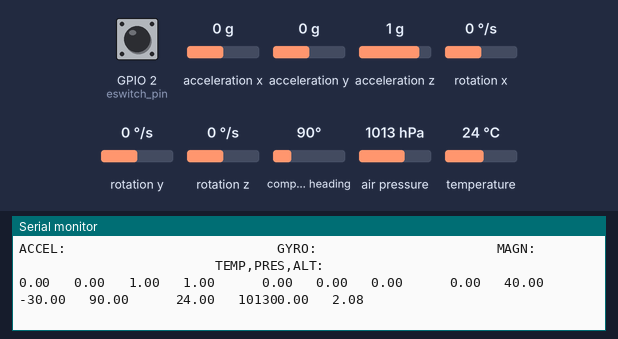
The sketch below on a simulated ESP32. Shown: the last lines printed to the serial monitor. Inputs (shaded band) come from the test bench; at power-on: acceleration x 0 g, GPIO 2 (eswitch_pin) LOW, acceleration y 0 g, acceleration z 1 g, rotation x 0 °/s, rotation y 0 °/s, rotation z 0 °/s, compass heading 90°, air pressure 1013 hPa, temperature 24 °C. Storage starts empty.

Above: at 1.2 s.
1.3 s: acceleration x set to -1.4 g
At 2.1 s:
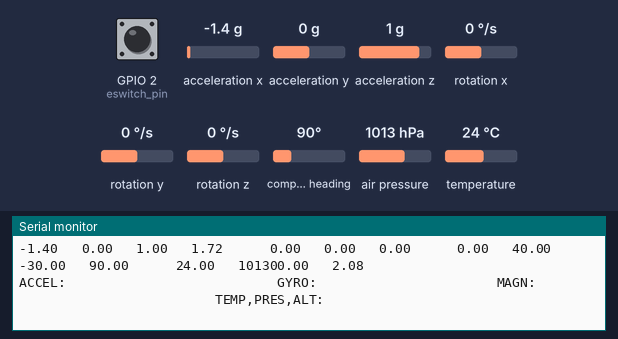
2.8 s: GPIO 2 (eswitch_pin) pulled HIGH for 1 s
6.8 s: acceleration y set to -1.4 g
At 6.93 s:
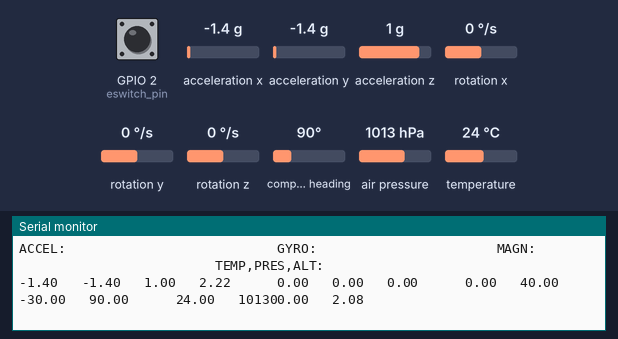
8.3 s: GPIO 2 (eswitch_pin) pulled HIGH for 0.15 s
11.4 s: acceleration z set to -1.4 g
At 11.45 s:
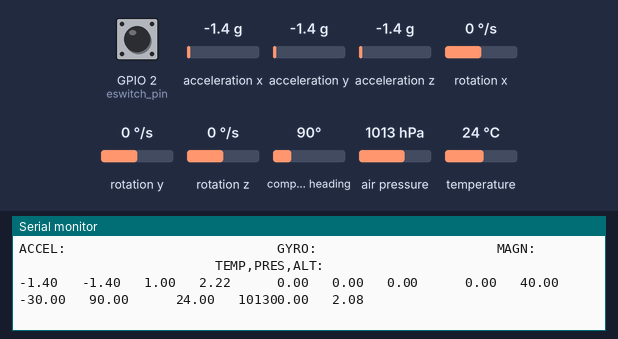
12.9 s: rotation x set to -192 °/s
At 12.91 s:
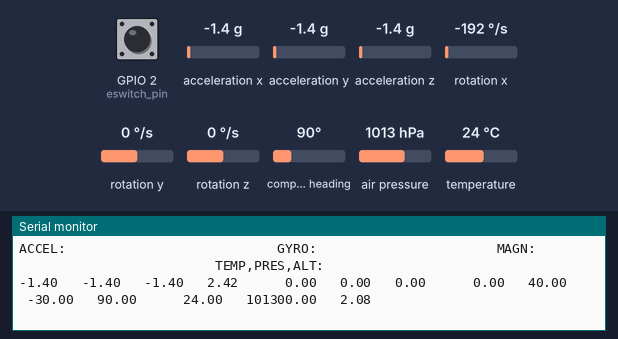
Timing chart, 0 to 15.4 s (numbered marks = the images above; inputs shaded):
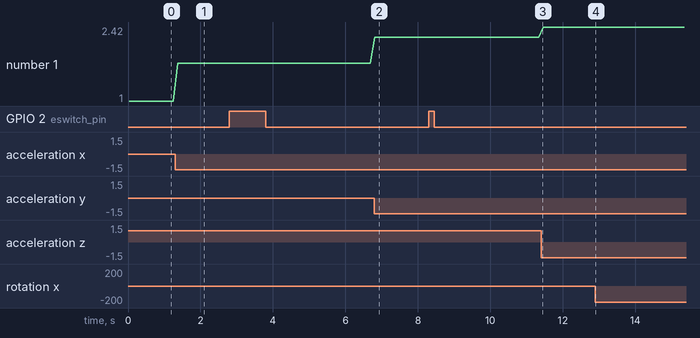

Measured:
- after the input at 1.3 s, the serial monitor: prints a new line after 0.07 s (image 1)
- after the input at 6.8 s, the serial monitor: prints a new line at once (image 2)
- plotted number 1: 1 → 1.72 after the input at 1.3 s, 1.72 → 2.22 after the input at 6.8 s, 2.22 → 2.42 after the input at 11.4 s

The sketch:

URSA_MINOR_v1.1.ino
```cpp
/*
  URSA_MINOR_v1.1
  Developed using Arduino IDE 2.2.1
  Library Versions:
    SD 1.2.4
    Adafruit BMP280 Library 2.6.8
    Adafruit BusIO 1.14.5
    Adafruit Unified Sensor 1.1.14
    MPU9250_asukiaaa 1.5.13
    TinyGPSPlus 1.0.3
*/

// --> libraries
#include <SD.h>
#include <SPI.h>
#include <Wire.h>
#include <MPU9250_asukiaaa.h>
#include <Adafruit_BMP280.h>
#include <TinyGPSPlus.h>
#include <SoftwareSerial.h>
// NOTE: "Adafruit Unified Sensor" and "Adafruit BusIO" libraries have to be installed into the IDE for this to be used
// GY-91 LIBRARIES TUTORIAL: https://electropeak.com/learn/interfacing-gy-91-9-axis-mpu9250-bmp280-module-with-arduino/

// --> defines & constants
const int eswitch_pin = 2;
const int microSD_MISO = 50;  // 12 for Nano, 50 for Mega
const int microSD_MOSI = 51;  // 11 for Nano, 51 for Mega
const int microSD_SCK = 52;   // 13 for Nano, 52 for Mega
const int microSD_CS = 53;    // 10 for Nano, 53 for Mega
const int gy91_SCL = A5;
const int gy91_SDA = A4;
static const int RXPin = 4, TXPin = 3;
static const uint32_t GPSBaud = 38400;

// --> global variables
// GENERAL
bool STATUS_INIT = true;
// EG-1218 E-Switch
int eswitch_last_status = false;  // status of E-Switch right before most recent function call
int status;
// MicroSD Card Module
File datalog;
File datalog_entry;
File directory;
String datalog_filename = String("ursalogX.csv");  // NOTE: For whatever reason, there is a 12-character limit to the string one can use as an argument to File open()
String filename;
int datalog_count;
unsigned long time_start;   // millis() of when stopwatch started
unsigned long time_record;  // millis() of time in stopwatch we want to observe
// For stopwatch: we observe time via time = time_record - time_start
// GY-91 Module
Adafruit_BMP280 BMPsensor; // I2C
MPU9250_asukiaaa MPUsensor;
float aX, aY, aZ, aSqrt, gX, gY, gZ, mDirection, mX, mY, mZ, temp, pres, alt;
//BN-880 GPS Module
TinyGPSPlus gps;
SoftwareSerial ss(RXPin, TXPin);

// --> user-defined function prototypes

// EG-1218 E-Switch
bool ACT_eswitch();
/*
  BELONGS TO: setup()
  PURPOSE: Sets pinmode for e-switch pin to INPUT (to activate it)
  NOTE: Serial.begin also needs to be declared in setup() for this to work
*/
bool eswitch();
/*
  BELONGS TO: loop()
  PURPOSE: Collects input from EG1218 e-switch, returns 0 (deactivate data collection)
    or 1 (activate data collection).
*/

// MicroSD Card Module
bool ACT_microSD();
/*
  BELONGS TO: setup()
  PURPOSE: Sets pinmodes for microSD, shows indicator that it works
  NOTE: For this to work, MicroSD card must be formatted to FAT16 or FAT32, with 1024 bytes of allocation unit size
*/
void CHECK_microSD();
/*
  BELONGS TO: loop()
  PURPOSE: A repeatedly-run function that helps determine course of action of microSD module, given the ON or OFF states of the e-switch
  If: eswitch is set to ON, for the first time - then create a new .csv file for data collection
    Create file named "ursa_minor_logX.csv",where "X" in logX is
      n+1, where n = number of files in the microSD
    Run stopwatch (set value for time_start)
    Call function microSD(datalog_filename)
  Else If: eswitch is set to OFF, for the first time - then data collection is done for the session, process is ended and data is saved to microSD
    ___
  Else If: eswitch is set to ON, NOT for the first time - then continue data collection as usual
    Call function microSD(datalog_filename)
  Else If: eswitch is set to OFF, NOT for the first time - then nothing has to be done by the microSD module
    Do nothing
*/
String FILENAME_microSD();
/*
  PURPOSE: To provide a filename for the .csv file in the MicroSD
  PROCESS:
    Counts number of files in MicroSD
    Uses said number as X in "ursa_minor_logX.csv"
    Returns string of filename
*/
void HEADER_microSD(File csvfile);
/*
  PURPOSE: Create a header (1st row text) for the table being made in the .csv file
*/
void microSD(File csvfile);
/*
  PURPOSE: Collect data from GY-91 & BN-880 GPS module, and organizes them into the .csv datalog file
  PROCESS:
    Open file based on filename in string value of datalog_filename
    If: datalog file is empty
      Start clock by defining time_start = millis() (for reference with the data)
    Collect instantaneous data from GY-91 module
    Collect instantaneous data from BN-880 GPS module
*/

// GY-91 Module
bool ACT_GY91();
/*
  BELONGS TO: setup()
  PURPOSE: To initialize both MPU9250 and BMP280 components of GY-91 module
  REFERENCE: https://github.com/asukiaaa/MPU9250_asukiaaa/blob/master/README.md
*/
void collectMPU_GY91();
/*
  BELONGS TO: loop()
  PURPOSE: Collects values from MPU9250 component of GY-91 (accelerometer, gyrometer, and compass), assigns them to specified variables
  REFERENCE: https://github.com/asukiaaa/MPU9250_asukiaaa/blob/master/README.md
*/
void collectBMP_GY91();
/*
  BELONGS TO: loop()
  PURPOSE: Collects values from BMP280 component of GY-91 (temperature, pressure, and altitude), assigns them to specified variables
  REFERENCE: https://github.com/asukiaaa/MPU9250_asukiaaa/blob/master/README.md
*/
void PRINT_GY91();
/*
  BELONGS TO: loop()
  PURPOSE: For printing the input values of GY-91 into Serial monitor, mostly used for testing.
*/

// BN-880 GPS Module
bool ACT_BN880();
/*
  BELONGS TO: setup()
  PURPOSE: To initialize BN-880 module
*/
void BN880();
/*
  BELONGS TO: loop()
  PURPOSE: To collect data from module: latitude, longitude, and compass direction (from magnetometer)
  ALLEGED PROBLEM: GPS has to be used in outdoors so that GPS signals may be collected by module,
    which is why there doesn't seem to be any results when testing indoors
*/

// --> setup()
void setup() {
  Serial.begin(115200);
  while (!Serial) {
    Serial.println("\n>> Serial monitor not working or something. Try again lol.\n");
  }
  Serial.println("\n>> Initialization BEGIN\n");
  STATUS_INIT = ACT_eswitch();
  STATUS_INIT = STATUS_INIT && ACT_microSD();
  STATUS_INIT = STATUS_INIT && ACT_GY91();
  STATUS_INIT = STATUS_INIT && ACT_BN880();
  if (!STATUS_INIT) {
    Serial.println("\n>> Initialization INCOMPLETE.");
    while (1);
  }
  Serial.println("\n>> Initialization COMPLETE.\n");
}

// --> loop()
void loop() {
  CHECK_microSD();
  collectMPU_GY91();
  collectBMP_GY91();
  PRINT_GY91();
  eswitch_last_status = eswitch();
  //Serial.println(eswitch_last_status);
  delay(100);
}


// --> user-defined functions

// EG-1218 E-Switch
bool ACT_eswitch() {
  pinMode(eswitch_pin, INPUT);
  Serial.println("EG-1218 E-Switch initialization SUCCESS.");
  return true;
}
bool eswitch() {
  int eswitch_state = digitalRead(eswitch_pin);
  if (eswitch_state == HIGH) {
    return true;
  } else if (eswitch_state == LOW) {
    return false;
  }
}

// MicroSD Card Module
bool ACT_microSD() {
  pinMode(microSD_CS, OUTPUT);
  digitalWrite(microSD_CS, HIGH);
  if (!SD.begin(microSD_CS)) {
    Serial.println("MicroSD card initialization FAILED.");
    return false;
  }
  Serial.println("MicroSD card initialization SUCCESS.");
  return true;
}
void CHECK_microSD() {
  status = eswitch();
  if (status == true && eswitch_last_status == false) {
    filename = FILENAME_microSD();
    datalog = SD.open(filename, FILE_WRITE);
    HEADER_microSD(datalog);
    microSD(datalog);
    datalog.close();
  } else if (status == true && eswitch_last_status == true) {
    datalog = SD.open(filename, FILE_WRITE);
    microSD(datalog);
    datalog.close();
  }
}
String FILENAME_microSD() {
  datalog_count = 0;
  directory = SD.open("/");
  while (1) {
    File datalog_entry = directory.openNextFile();
    if (!datalog_entry)  // No more files remaining
    {
      datalog_filename = "ursa" + String(datalog_count);
      datalog_filename = datalog_filename + ".csv";
      datalog_count = 0;  // To reset the datalog_count, in case it will be called again
      directory.close();
      return datalog_filename;  // Return string of the filename with X = datalog_count
    }
    datalog_count++;
    // REFERENCE: http://www.bwrealconsulting.com/articles/view/files-on-sd-card-directory-with-arduino
  }
}
void HEADER_microSD(File csvfile) {
  // ACCELEROMETER (in G's)
  csvfile.print("aX");
  csvfile.print(",");
  csvfile.print("aY");
  csvfile.print(",");
  csvfile.print("aZ");
  csvfile.print(",");
  csvfile.print("aSqrt");
  csvfile.print(",");
  // GYROMETER (in Degrees/Second)
  csvfile.print("gX");
  csvfile.print(",");
  csvfile.print("gY");
  csvfile.print(",");
  csvfile.print("gZ");
  csvfile.print(",");
  // MAGNETOMETER (in Degrees), range is from (-180,180), where 0 is North and lim+-180 is South
  csvfile.print("mX");
  csvfile.print(",");
  csvfile.print("mY");
  csvfile.print(",");
  csvfile.print("mZ");
  csvfile.print(",");
  csvfile.print("mDirection");
  csvfile.print(",");
  // BMP280 (Temperature in Celsius, Pressure in Pa, Altitude in Meters)
  csvfile.print("Temperature");
  csvfile.print(",");
  csvfile.print("Pressure");
  csvfile.print(",");
  csvfile.println("Altitude");
  // Header for GPS is WIP
}
void microSD(File csvfile) {
  // 1. DATA FROM GY-91
  // ACCELEROMETER (in G's)
  csvfile.print(aX);
  csvfile.print(",");
  csvfile.print(aY);
  csvfile.print(",");
  csvfile.print(aZ);
  csvfile.print(",");
  csvfile.print(aSqrt);
  csvfile.print(",");
  // GYROMETER (in Degrees/Second)
  csvfile.print(gX);
  csvfile.print(",");
  csvfile.print(gY);
  csvfile.print(",");
  csvfile.print(gZ);
  csvfile.print(",");
  // MAGNETOMETER (in Degrees), range is from (-180,180), where 0 is North and lim+-180 is South
  csvfile.print(mX);
  csvfile.print(",");
  csvfile.print(mY);
  csvfile.print(",");
  csvfile.print(mZ);
  csvfile.print(",");
  csvfile.print(mDirection);
  csvfile.print(",");
  // BMP280 (Temperature in Celsius, Pressure in Pa, Altitude in Meters)
  csvfile.print(temp);
  csvfile.print(",");
  csvfile.print(pres);
  csvfile.print(",");
  csvfile.println(alt);
  // 2. DATA FROM BN-880 (WIP)
  return;
}

// GY-91 Module
bool ACT_GY91() {
  Wire.begin();  // Include "gy91_SDA,gy91_SCL" in function arguments () if using ESP32 instead of Arduino
  // PART A: MPU9250 Component
  MPUsensor.setWire(&Wire);
  MPUsensor.beginAccel();
  MPUsensor.beginGyro();
  MPUsensor.beginMag();
  // PART B: BMP20 Component
  if (!BMPsensor.begin(0x76)) { // 0x76 is the I2C address of a BMP280
    Serial.println("GY-91 Module initialization FAILED.");
    return false;
  } else {
    BMPsensor.setSampling(Adafruit_BMP280::MODE_NORMAL,     /* Operating Mode. */
                  Adafruit_BMP280::SAMPLING_X2,     /* Temp. oversampling */
                  Adafruit_BMP280::SAMPLING_X16,    /* Pressure oversampling */
                  Adafruit_BMP280::FILTER_X16,      /* Filtering. */
                  Adafruit_BMP280::STANDBY_MS_500); /* Standby time. */
    Serial.println("GY-91 Module initialization SUCCESS.");
    return true;
  }
}
void collectMPU_GY91() {
  // 1. Accelerometer
  MPUsensor.accelUpdate();
  aX = MPUsensor.accelX();
  aY = MPUsensor.accelY();
  aZ = MPUsensor.accelZ();
  aSqrt = MPUsensor.accelSqrt();
  // 2. Gyrometer
  MPUsensor.gyroUpdate();
  gX = MPUsensor.gyroX();
  gY = MPUsensor.gyroY();
  gZ = MPUsensor.gyroZ();
  // 3. Magnetometer (Compass)
  MPUsensor.magUpdate();
  mX = MPUsensor.magX();
  mY = MPUsensor.magY();
  mZ = MPUsensor.magZ();
  mDirection = MPUsensor.magHorizDirection();
}
void collectBMP_GY91() {
  temp = BMPsensor.readTemperature(); // in Celsius
  pres = BMPsensor.readPressure(); // in Pa
  alt = BMPsensor.readAltitude(1013.25); // in m
  // NOTE: To use altitude, a parameter must be put in the function that indicates the current hectopascal pressure (hPa) at sea level.
  // Example: BMPsensor.readAltitude(1013.25) ---> this means pressure at sea level is 1013.25 hPa
}
void PRINT_GY91() {
  Serial.println("ACCEL:                           GYRO:                       MAGN:                               TEMP,PRES,ALT:");
  Serial.print(aX);
  Serial.print("   ");
  Serial.print(aY);
  Serial.print("   ");
  Serial.print(aZ);
  Serial.print("   ");
  Serial.print(aSqrt);
  Serial.print("      ");
  Serial.print(gX);
  Serial.print("   ");
  Serial.print(gY);
  Serial.print("   ");
  Serial.print(gZ);
  Serial.print("      ");
  Serial.print(mX);
  Serial.print("   ");
  Serial.print(mY);
  Serial.print("   ");
  Serial.print(mZ);
  Serial.print("   ");
  Serial.print(mDirection);
  Serial.print("      ");
  Serial.print(temp);
  Serial.print("   ");
  Serial.print(pres);
  Serial.print("   ");
  Serial.println(alt);
}

// BN-880 GPS Module
bool ACT_BN880() {
  ss.begin(GPSBaud);
  Serial.println("BN-880 GPS Module initialization SUCCESS.");
  return true;
}
```
